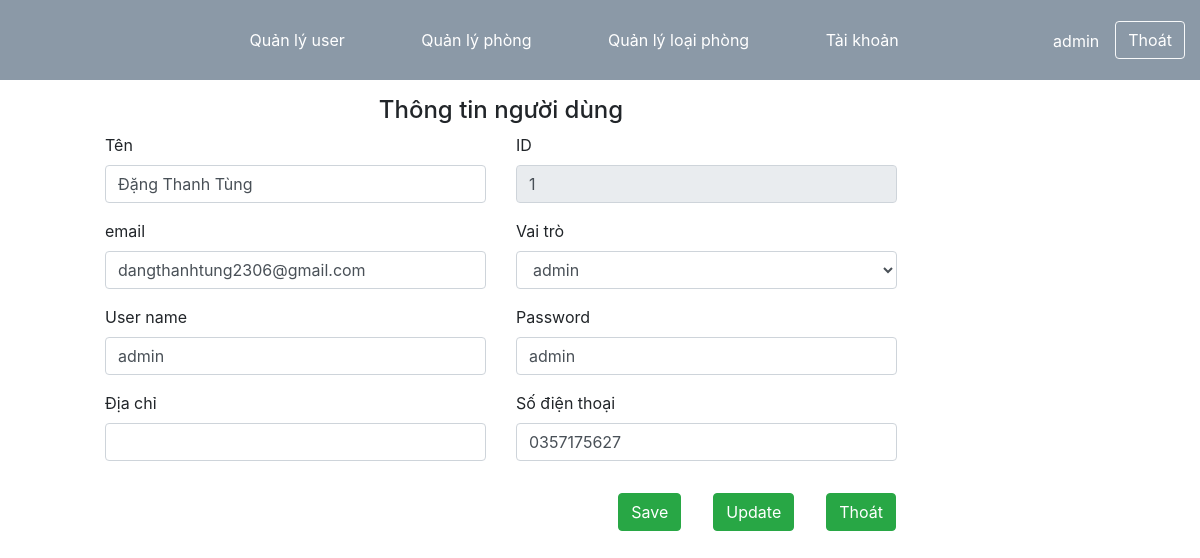
The page /admin/index.php?action=suauser&id=1 (signed in) on the database its author committed.
### tables this page shows
CREATE TABLE IF NOT EXISTS `user` (
  `ID` int NOT NULL AUTO_INCREMENT,
  `ten` varchar(255) DEFAULT NULL,
  `diachi` varchar(255) DEFAULT NULL,
  `email` varchar(255) NOT NULL,
  `user` varchar(255) NOT NULL,
  `pass` varchar(255) NOT NULL,
  `role` tinyint(1) NOT NULL DEFAULT '0',
  `sdt` varchar(20) NOT NULL,
  PRIMARY KEY (`ID`)
);

### models/userModel.php (called while the page is built, shortened)
<?php
	class userModel extends connect
	{
		public function timkiemtheoID($id)
		{
			$sql = "select * from user where ID = $id;";
			$ds = $this->get_data($sql);
			foreach ($ds as $key => $value) {
				$this->id = $value["ID"];
				$this->ten = $value["ten"];
				$this->diachi = $value["diachi"];
				$this->email = $value["email"];
				$this->pass = $value["pass"];
				$this->user = $value["user"];
				$this->role = $value["role"];
				$this->sdt = $value['sdt'];
			}
		}
	}
 ?>

### models/database.php (called while the page is built, shortened)
<?php
	class connect{
		public function get_data($sql)
		{
			$conn = mysqli_connect("localhost","root","","quanlykhachsan");
			$result = mysqli_query($conn,$sql);
			$arr = mysqli_fetch_all($result,MYSQLI_ASSOC);
			return $arr;
		}
	}
 ?>

### admin/danhmucuser/load_thongtinuser.php (the view, shortened to what this page needs)
<div class="row">
		<form method="post" action="index.php?action=thongtinuser" enctype="multipart/form-data" style="width:80%">
			<div class="text-center">
				<h4>Thông tin người dùng </h4>
			</div>
			<div class="row">
				<div class="form-group col col-md-6">
                    <label class="form-label">Tên</label>
                    <input type="text" id="" name="ten" class="form-control" value="<?php echo $u->ten ?>" />
                </div>
                <div class="form-group col col-md-6">
                    <label class="form-label">ID</label>
                    <input type="text" id="" readonly name="" class="form-control" value="<?php echo $u->id ?>" />
                </div>
			</div>
            <div class="row">
                 <div class="form-group col col-md-6">
                            <label class="form-label">email</label>
                            <input type="text" id="" name="email" class="form-control" value="<?php echo $u->email ?>" />
                </div>
                <div class="form-group col col-md-6">
                    <label class="form-label">Vai trò</label>
                    <select name="role" class="form-control">
                        <?php foreach ($dsrole as $keyrole => $valuerole): ?>
                            <option class="form-control" <?php if($valuerole['id']==$u->role) echo "selected" ?> value="<?php echo $valuerole['id'] ?>"><?php echo $valuerole['role']; ?></option>
                        <?php endforeach ?>
                    </select>
                </div>
            </div>
            <div class="row">
                <div class="form-group col col-md-6">
                    <label class="form-label">User name</label>
                    <input type="text" id="" name="user" class="form-control" value="<?php echo $u->user ?>" />
                </div>
                <div class="form-group col col-md-6">
                    <label class="form-label">Password</label>
                    <input type="text" name="pass" id="" class="form-control" value="<?php echo $u->pass ?>" />
               </div>
            </div>
            <div class="row">
                <div class="form-group col col-md-6">
                    <label class="form-label">Địa chỉ</label>
                    <input type="text" name="diachi" id="" class="form-control" value="<?php echo $u->diachi ?>" />
               </div>
               <div class="form-group col col-md-6">
                    <label class="form-label">Số điện thoại</label>
                    <input type="text" name="sdt" id="" class="form-control" value="<?php echo $u->sdt ?>" />
               </div>
            </div>
            <div class="row">
                <div class="col">
                    <div class="row" style="float: right;">
                        <input name="btn_luuuser" type="submit" value="Save" class="btn btn-success m-3">
                        <input name="btn_suauser" type="submit" value="Update" class="btn btn-success m-3">
                        <button class="btn btn-success m-3" formaction="index.php?action=danhmucuser">Thoát</button>
                    </div>
                </div>
            </div>
        </form>
	</div>

### css/style.css (style rules this page uses)
* { margin: 0; padding: 0; box-sizing: border-box; list-style: none; text-decoration: none; }

### rows shown on the page
user: ten "Đặng Thanh Tùng", ID "1", email "dangthanhtung2306@gmail.com", user "admin", pass "admin", sdt "0357175627"

### other values the page prints
$_SESSION['user'] "admin"
form field role "admin"
